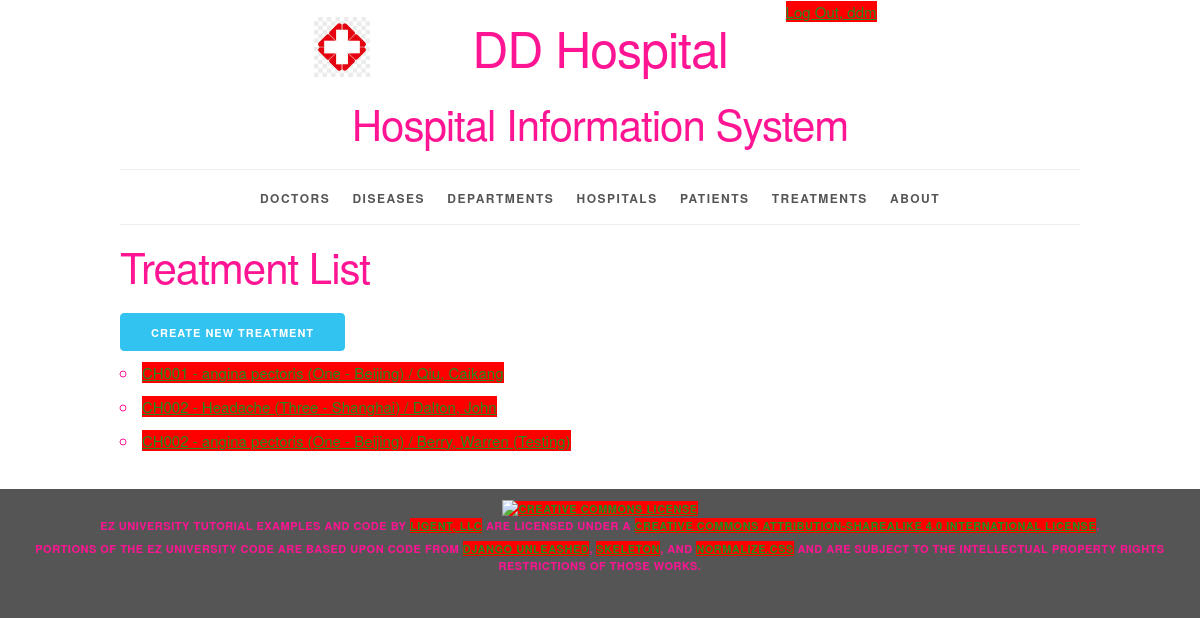
Page /treatment/ (signed in) on the committed database.
### sysinfo/models.py (models this page shows, shortened)
class Treatment(models.Model):
    treatment_id = models.AutoField(primary_key=True)
    patient = models.ForeignKey(Patient, related_name='treatments',  on_delete=models.PROTECT)
    disease = models.ForeignKey(Disease, related_name='treatments',  on_delete=models.PROTECT)
    def __str__(self):
        return f'{self.disease} / {self.patient}'
    def get_absolute_url(self):
        return reverse('sysinfo_treatment_detail_urlpattern',
                       kwargs={'pk': self.pk}
                       )
    class Meta:
        ordering = ['disease', 'patient']
        constraints = [
            UniqueConstraint(fields=['disease', 'patient'],
                             name='unique_treatment')
        ]

class Disease(models.Model):
    disease_id = models.AutoField(primary_key=True)
    disease_name = models.CharField(max_length=20)
    hospital = models.ForeignKey(Hospital, related_name='diseases', on_delete=models.PROTECT)
    department = models.ForeignKey(Department, related_name='diseases', on_delete=models.PROTECT)
    doctor = models.ForeignKey(Doctor, related_name='diseases', on_delete=models.PROTECT)
    def __str__(self):
        return f'{self.department.department_number} - {self.disease_name} ({self.hospital.__str__()})'
    class Meta:
        ordering = ['department', 'disease_name', 'hospital']
        constraints = [
            UniqueConstraint(fields=['hospital', 'department', 'disease_name'],
                             name='unique_disease')
        ]

class Department(models.Model):
    department_id = models.AutoField(primary_key=True)
    department_number = models.CharField(max_length=20)
    department_name = models.CharField(max_length=255)
    class Meta:
        ordering = ['department_number', 'department_name']
        constraints = [
            UniqueConstraint(fields=['department_number', 'department_name'], name='unique_department')
        ]

class Hospital(models.Model):
    hospital_id = models.AutoField(primary_key=True)
    street = models.ForeignKey(Street, related_name='hospitals', on_delete=models.PROTECT)
    city = models.ForeignKey(City, related_name='hospitals', on_delete=models.PROTECT)
    def __str__(self):
        return f'{self.street.street} - {self.city.city_name}'
    class Meta:
        ordering = ['street__street', 'city__city_sequence']
        constraints = [
            UniqueConstraint(fields=['street', 'city'], name='unique_hospital')
        ]

class Street(models.Model):
    street_id = models.AutoField(primary_key=True)
    street = models.IntegerField(unique=True)
    class Meta:
        ordering = ['street']

class City(models.Model):
    city_id = models.AutoField(primary_key=True)
    city_sequence = models.IntegerField(unique=True)
    city_name = models.CharField(max_length=45, unique=True)
    class Meta:
        ordering = ['city_sequence']

class Patient(models.Model):
    patient_id = models.AutoField(primary_key=True)
    first_name = models.CharField(max_length=45)
    last_name = models.CharField(max_length=45)
    disambiguator = models.CharField(max_length=45, blank=True, default='')
    def __str__(self):
        result = ''
        if self.disambiguator == '':
            result = f'{self.last_name}, {self.first_name}'
        else:
            result = f'{self.last_name}, {self.first_name} ({self.disambiguator})'
        return result
    class Meta:
        ordering = ['last_name', 'first_name', 'disambiguator']
        constraints = [
            UniqueConstraint(fields=['last_name', 'first_name', 'disambiguator'],
                             name='unique_patient')
        ]

### sysinfo/views.py (the view)
class TreatmentList(LoginRequiredMixin, PermissionRequiredMixin, ListView):
    model = Treatment
    permission_required = 'sysinfo.view_treatment'

### sysinfo/templates/sysinfo/treatment_list.html (shortened to what this page needs)
{% extends 'sysinfo/base.html' %}
{% block content %}
    <h2>Treatment List</h2>
    <div>
      <a href="{% url 'sysinfo_treatment_create_urlpattern' %}"
         class="button button-primary">
        Create New Treatment</a>
    </div>
    <ul>
        {% for treatment in treatment_list %}
            <li>
                <a href="{{treatment.get_absolute_url }}">{{ treatment }}</a>
            </li>
        {% empty %}
            <li><em>There are currently no treatments available.</em></li>
        {% endfor %}
    </ul>
{% endblock %}

### sysinfo/templates/sysinfo/base.html (shortened to what this page needs)
{% load static %}
<!DOCTYPE html>
<html lang="en">
<head>
    <link rel="stylesheet" type="text/css"
          href="{% static 'sysinfo/normalize.css' %}">
    <link rel="stylesheet" type="text/css"
          href="{% static 'sysinfo/skeleton.css' %}">
    <link rel="stylesheet" type="text/css"
          href="{% static 'sysinfo/style.css' %}">
</head>
<body>
<div class="container">
    <div class="status row">
        <div class="offset-by-eight four columns">
            <ul class="inline">
                {% if user.is_authenticated %}
                    <li><a href="{% url 'logout_urlpattern' %}">
                        Log Out, {{ user.get_username }}</a></li>
                {% else %}
                    <li><a href="{% url 'login_urlpattern' %}">
                        Log In</a></li>
                {% endif %}
            </ul>
        </div>
    </div>
    <header class="row">
        <div class="offset-by-one ten columns">
            <h1 class="logo">DD Hospital</h1>
            <h2>Hospital Information System</h2>
        </div>
    </header>
    <nav>
        <ul>
            {% if perms.sysinfo.view_doctor %}
                <li>
                    <a href="{% url 'sysinfo_doctor_list_urlpattern' %}">
                        Doctors</a></li>
            {% endif %}
            {% if perms.sysinfo.view_disease %}
                <li>
                    <a href="{% url 'sysinfo_disease_list_urlpattern' %}">
                        Diseases</a></li>
            {% endif %}
            {% if perms.sysinfo.view_department %}
                <li>
                    <a href="{% url 'sysinfo_department_list_urlpattern' %}">
                        Departments</a></li>
            {% endif %}
            {% if perms.sysinfo.view_hospital %}
                <li>
                    <a href="{% url 'sysinfo_hospital_list_urlpattern' %}">
                        Hospitals</a></li>
            {% endif %}
            {% if perms.sysinfo.view_patient %}
                <li>
                    <a href="{% url 'sysinfo_patient_list_urlpattern' %}">
                        Patients</a></li>
            {% endif %}
            {% if perms.sysinfo.view_treatment %}
                <li>
                    <a href="{% url 'sysinfo_treatment_list_urlpattern' %}">
                        Treatments</a></li>
            {% endif %}
            <li>
                <a href="{% url 'about_urlpattern' %}">
                    About</a></li>
        </ul>
    </nav>
    <main>
        {% block content %}{% endblock %}
    </main>
</div>
<footer>
    <p>
        <a rel="license" href="http://creativecommons.org/licenses/by-sa/4.0/">
            <img alt="Creative Commons License" style="border-width:0"
                 src="https://i.creativecommons.org/l/by-sa/4.0/88x31.png"/>
        </a><br/><span property="dct:title">EZ University Tutorial Examples and Code</span>
        by
        <a href="https://www.ligent.net" property="cc:attributionName"
           rel="cc:attributionURL">Ligent, LLC</a> are licensed under a
        <a rel="license" href="http://creativecommons.org/licenses/by-sa/4.0/">Creative Commons Attribution-ShareAlike
            4.0 International License</a>.
    </p>
    <p>Portions of the EZ University code are based upon code from
        <a href="https://django-unleashed.com">Django Unleashed</a>,
        <a href="http://getskeleton.com/">Skeleton</a>, and
        <a href="https://necolas.github.io/normalize.css/">Normalize.css</a> and
        are subject to the intellectual property rights restrictions of those works.
    </p>
</footer>
</body>
</html>

### sysinfo/static/sysinfo/skeleton.css (style rules this page uses)
.container { position: relative; width: 100%; max-width: 960px; margin: 0 auto; padding: 0 20px; box-sizing: border-box; }
.column, .columns { width: 100%; float: left; box-sizing: border-box; }
@media (min-width: 400px) { .container { width: 85%; padding: 0; } }
@media (min-width: 550px) { .container { width: 80%; } }
@media (min-width: 550px) { .column, .columns { margin-left: 4%; } }
@media (min-width: 550px) { .column:first-child, .columns:first-child { margin-left: 0; } }
@media (min-width: 550px) { .four.columns { width: 30.6666666667%; } }
@media (min-width: 550px) { .ten.columns { width: 82.6666666667%; } }
@media (min-width: 550px) { .offset-by-one.column, .offset-by-one.columns { margin-left: 8.66666666667%; } }
@media (min-width: 550px) { .offset-by-eight.column, .offset-by-eight.columns { margin-left: 69.3333333333%; } }
html { font-size: 62.5%; }
body { font-size: 1.5em; line-height: 1.6; font-weight: 400; font-family: "Raleway", "HelveticaNeue", "Helvetica Neue", Helvetica, Arial, sans-serif; color: #FF1493; }
h1, h2, h3, h4, h5, h6 { margin-top: 0; margin-bottom: 2rem; font-weight: 300; }
h1 { font-size: 4.0rem; line-height: 1.2; letter-spacing: -.1rem; }
h2 { font-size: 3.6rem; line-height: 1.25; letter-spacing: -.1rem; }
@media (min-width: 550px) { h1 { font-size: 5.0rem; } }
@media (min-width: 550px) { h2 { font-size: 4.2rem; } }
p { margin-top: 0; }
a { color: #228B22; }
.button, button, input[type="submit"], input[type="reset"], input[type="button"] { display: inline-block; height: 38px; padding: 0 30px; color: #555; text-align: center; font-size: 11px; font-weight: 600; line-height: 38px; letter-spacing: .1rem; text-transform: uppercase; text-decoration: none; white-space: nowrap; background-color: #BDB76B; border-radius: 4px; border: 1px solid #bbb; cursor: pointer; box-sizing: border-box; }
.button.button-primary, button.button-primary, input[type="submit"].button-primary, input[type="reset"].button-primary, input[type="button"].button-primary { color: #FFF; background-color: #33C3F0; border-color: #33C3F0; }
ul { list-style: circle inside; }
ol, ul { padding-left: 0; margin-top: 0; }
li { margin-bottom: 1rem; }
button, .button { margin-bottom: 1rem; }
pre, blockquote, dl, figure, table, p, ul, ol, form { margin-bottom: 2.5rem; }
.container:after, .row:after, .u-cf { content: ""; display: table; clear: both; }

### sysinfo/static/sysinfo/style.css (style rules this page uses)
html { height: 100%; background-color: #555; }
body { background-color: white; }
body>div>header { text-align: center;; }
header h1 { display: inline-block; font-weight: normal; font-style: normal; width: 100%; margin-top: 0; padding-top: 0; }
.logo { padding-top: 50px; background-image: url("/static/sysinfo/logo.png"); background-size: 50px; background-repeat: no-repeat; background-position: top; }
@media (min-width: 750px) { .logo { padding-top: 0; background-size: contain; background-position: 0% 0%; } }
@media (min-width: 1000px) { .logo { background-position: 10% 0%; } }
@media (min-width: 1200px) { .logo { background-position: 15% 0%; } }
nav { border-top: 1px solid #eee; width: 100%; border-bottom: 1px solid #eee; margin: 0 0 1em; padding: 0; }
nav ul { margin: 0; padding: 1em 0; list-style-type: none; text-align: center; }
nav ul li { display: inline; padding: 0; margin: 0 0.25em; font-weight: 600; text-transform: uppercase; text-align: center; font-size: 1rem; letter-spacing: .10rem; }
@media (min-width: 400px) { nav ul li { letter-spacing: .15rem; font-size: 1.2rem; margin: 0 0.5em; } }
@media (min-width: 550px) { nav ul li { margin: 0 0.75em; } }
nav ul li a { color: #555; text-decoration: none; background-color: transparent; cursor: pointer; }
.inline { list-style-type: none; padding: 0; margin: 0 0 -0.5em; }
.inline li { display: inline; }
body>footer { width: 100%; background-color: #555; font-size: 1.1rem; letter-spacing: .05rem; font-weight: 600; text-transform: uppercase; text-align: center; padding: 1em 0; margin: 1em 0; }
body>footer p { margin-bottom: 0.5rem; }

### rows in the picture
Treatment: disease+patient "CH001 - angina pectoris (One - Beijing) / Qiu, Caikang"
Treatment: disease+patient "CH002 - Headache (Three - Shanghai) / Dalton, John"
Treatment: disease+patient "CH002 - angina pectoris (One - Beijing) / Berry, Warren (Testing)"

### other values in the picture
{{ user.get_username }} "ddm"
